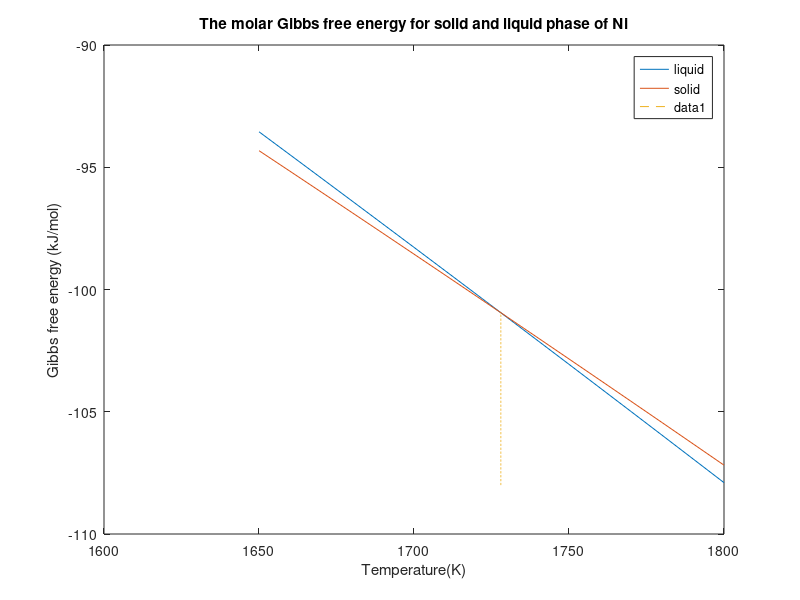

Here is the MATLAB script that generated this plot:
function e_1
t = [1650:10:1800];
x = [1.650:0.01:1.800];
A1 = 38.91103; B1 = 0; C1 = 0; D1 = 0; E1 = 0;F1 = -2.722630;G1 = 74.47143;
A2 = 16.49839; B2 = 18.74913; C2 = -6.639841; D2 = 1.717278; E2 = 1.872051;F2 = -0.467675;G2 = 51.67575;
H_1 = A1*x +0.5*B1.*x.^2 + (1/3)*C1*x.^3 + (1/4)*D1*x.^4 - E1./x + F1;
H_2 = A2*x +0.5*B2.*x.^2 + (1/3)*C2*x.^3 + (1/4)*D2*x.^4 - E2./x + F2;
S_1 = A1*log(x) +B1.*x + (1/2)*C1*x.^2 + (1/3)*D1*x.^3 - E1./(2*x.^2) + G1;
S_2 = A2*log(x) +B2.*x + (1/2)*C2*x.^2 + (1/3)*D2*x.^3 - E2./(2*x.^2) + G2;
G_1 = H_1 - t.*S_1/1000;
G_2 = H_2 - t.*S_2/1000;
plot(t,G_1,t,G_2)
legend("liquid","solid");
title("The molar Gibbs free energy for solid and liquid phase of Ni");
xlabel("Temperature(K)");
ylabel("Gibbs free energy (kJ/mol)")
hold on
m = 1728;
n = 1.728;
H_3 = A1*n +0.5*B1*n^2 + (1/3)*C1*n^3 + (1/4)*D1*n^4 - E1/n + F1;
S_3 = A1*log(n) +B1*n + (1/2)*C1*n^2 + (1/3)*D1*n^3 - E1/(2*n^2) + G1;
G_3 = H_3 - m*S_3/1000;
y_3 = [-108:0.01:G_3];
s = size(y_3);
x_3 = m* ones(s);
plot(x_3,y_3,'--')





end

